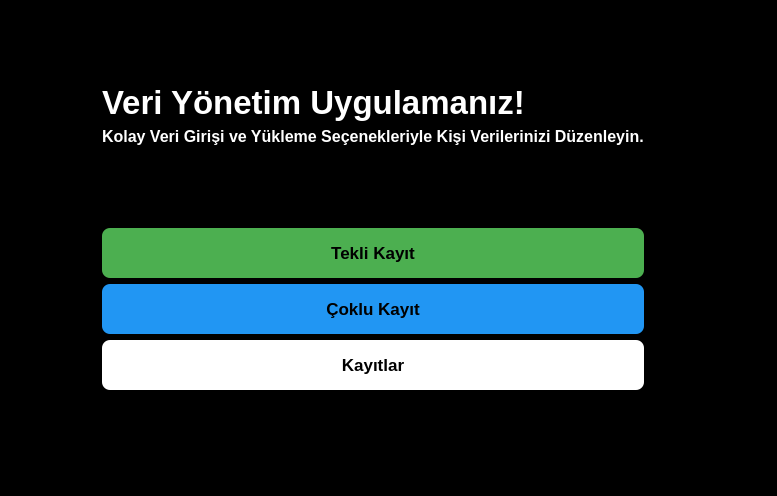
<?xml version="1.0" encoding="UTF-8"?>
<ui version="4.0">
 <class>GirisEkrani</class>
 <widget class="QMainWindow" name="GirisEkrani">
  <property name="geometry">
   <rect>
    <x>0</x>
    <y>0</y>
    <width>777</width>
    <height>496</height>
   </rect>
  </property>
  <property name="minimumSize">
   <size>
    <width>600</width>
    <height>400</height>
   </size>
  </property>
  <property name="windowTitle">
   <string>Hoş Geldiniz!</string>
  </property>
  <property name="styleSheet">
   <string notr="true">background-color: rgb(0, 0, 0);</string>
  </property>
  <widget class="QWidget" name="centralwidget">
   <layout class="QHBoxLayout" name="horizontalLayout">
    <item>
     <spacer name="horizontalSpacer">
      <property name="orientation">
       <enum>Qt::Horizontal</enum>
      </property>
      <property name="sizeHint" stdset="0">
       <size>
        <width>20</width>
        <height>10</height>
       </size>
      </property>
     </spacer>
    </item>
    <item>
     <spacer name="horizontalSpacer_3">
      <property name="orientation">
       <enum>Qt::Horizontal</enum>
      </property>
      <property name="sizeHint" stdset="0">
       <size>
        <width>80</width>
        <height>20</height>
       </size>
      </property>
     </spacer>
    </item>
    <item>
     <layout class="QVBoxLayout" name="verticalLayout">
      <item>
       <spacer name="verticalSpacer">
        <property name="orientation">
         <enum>Qt::Vertical</enum>
        </property>
        <property name="sizeHint" stdset="0">
         <size>
          <width>20</width>
          <height>40</height>
         </size>
        </property>
       </spacer>
      </item>
      <item>
       <widget class="QLabel" name="label_1">
        <property name="font">
         <font>
          <pointsize>25</pointsize>
          <weight>75</weight>
          <bold>true</bold>
         </font>
        </property>
        <property name="styleSheet">
         <string notr="true">color: white;</string>
        </property>
        <property name="text">
         <string>Veri Yönetim Uygulamanız!</string>
        </property>
       </widget>
      </item>
      <item>
       <widget class="QLabel" name="label_2">
        <property name="font">
         <font>
          <pointsize>12</pointsize>
          <weight>75</weight>
          <bold>true</bold>
         </font>
        </property>
        <property name="styleSheet">
         <string notr="true">color: white;</string>
        </property>
        <property name="text">
         <string>Kolay Veri Girişi ve Yükleme Seçenekleriyle Kişi Verilerinizi Düzenleyin.</string>
        </property>
       </widget>
      </item>
      <item>
       <spacer name="verticalSpacer_3">
        <property name="orientation">
         <enum>Qt::Vertical</enum>
        </property>
        <property name="sizeHint" stdset="0">
         <size>
          <width>20</width>
          <height>40</height>
         </size>
        </property>
       </spacer>
      </item>
      <item>
       <widget class="QPushButton" name="pushButton_tekliKayit">
        <property name="minimumSize">
         <size>
          <width>270</width>
          <height>50</height>
         </size>
        </property>
        <property name="font">
         <font>
          <pointsize>13</pointsize>
          <weight>75</weight>
          <bold>true</bold>
         </font>
        </property>
        <property name="styleSheet">
         <string notr="true">background-color: #4CAF50;
color: black;
border-radius: 8px;
font-weight: bold;
</string>
        </property>
        <property name="text">
         <string>Tekli Kayıt</string>
        </property>
        <property name="iconSize">
         <size>
          <width>20</width>
          <height>20</height>
         </size>
        </property>
       </widget>
      </item>
      <item>
       <widget class="QPushButton" name="pushButton_cokluKayit">
        <property name="minimumSize">
         <size>
          <width>270</width>
          <height>50</height>
         </size>
        </property>
        <property name="font">
         <font>
          <pointsize>13</pointsize>
          <weight>75</weight>
          <bold>true</bold>
         </font>
        </property>
        <property name="styleSheet">
         <string notr="true">background-color: #2196F3;
color: black;
border-radius: 8px;
font-weight: bold;
</string>
        </property>
        <property name="text">
         <string>Çoklu Kayıt</string>
        </property>
        <property name="iconSize">
         <size>
          <width>20</width>
          <height>20</height>
         </size>
        </property>
       </widget>
      </item>
      <item>
       <widget class="QPushButton" name="pushButton_kayitlar">
        <property name="minimumSize">
         <size>
          <width>270</width>
          <height>50</height>
         </size>
        </property>
        <property name="font">
         <font>
          <pointsize>13</pointsize>
          <weight>75</weight>
          <bold>true</bold>
         </font>
        </property>
        <property name="styleSheet">
         <string notr="true">background-color: white;
color: black;
border-radius: 8px;
font-weight: bold;
</string>
        </property>
        <property name="text">
         <string>Kayıtlar</string>
        </property>
       </widget>
      </item>
      <item>
       <spacer name="verticalSpacer_2">
        <property name="orientation">
         <enum>Qt::Vertical</enum>
        </property>
        <property name="sizeHint" stdset="0">
         <size>
          <width>20</width>
          <height>40</height>
         </size>
        </property>
       </spacer>
      </item>
     </layout>
    </item>
    <item>
     <spacer name="horizontalSpacer_4">
      <property name="orientation">
       <enum>Qt::Horizontal</enum>
      </property>
      <property name="sizeHint" stdset="0">
       <size>
        <width>80</width>
        <height>20</height>
       </size>
      </property>
     </spacer>
    </item>
    <item>
     <spacer name="horizontalSpacer_2">
      <property name="orientation">
       <enum>Qt::Horizontal</enum>
      </property>
      <property name="sizeHint" stdset="0">
       <size>
        <width>50</width>
        <height>20</height>
       </size>
      </property>
     </spacer>
    </item>
   </layout>
  </widget>
  <widget class="QMenuBar" name="menubar">
   <property name="geometry">
    <rect>
     <x>0</x>
     <y>0</y>
     <width>777</width>
     <height>26</height>
    </rect>
   </property>
  </widget>
  <widget class="QStatusBar" name="statusbar"/>
 </widget>
 <resources/>
 <connections/>
</ui>
